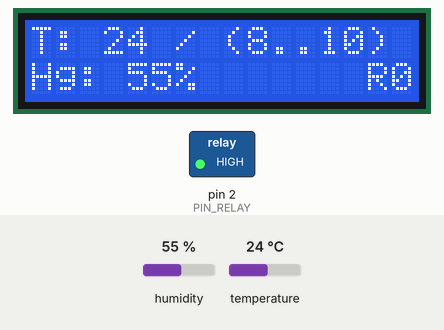
This sketch was run on a simulated Arduino Uno, built with avr-gcc and run on an emulated ATmega328P. Parts: 16×2 character LCD, switched loads named in the sketch (green lamp = pin HIGH). The test bench sets the inputs (shaded band); at power-on: humidity 55 %, temperature 24 °C.

Above: at 1.2 s.
1.3 s: humidity set to 22 %
At 6.7 s:
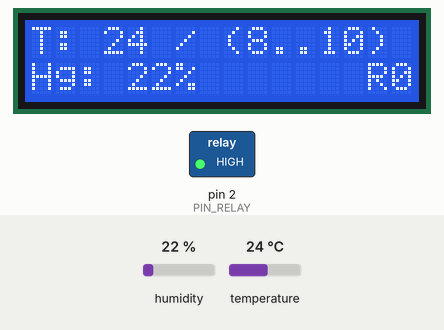
7.7 s: temperature set to 12 °C
At 13.1 s:
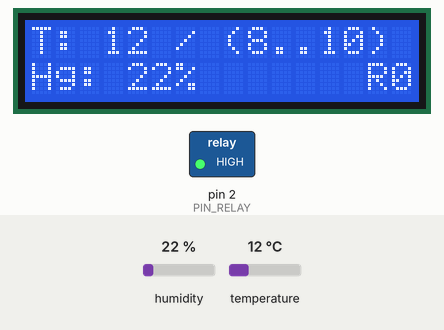
15.5 s: humidity set to 40 %
At 19.5 s:
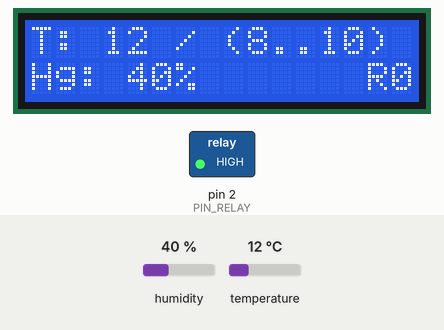
23.0 s: temperature set to 19 °C
At 25.9 s:
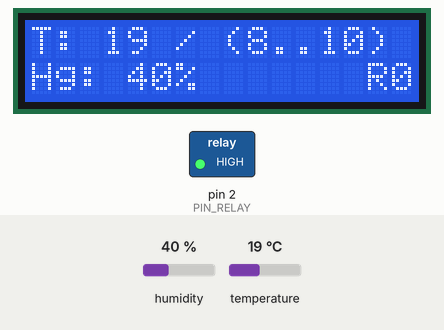
Timing chart, 0 to 27.4 s (numbered marks = the images above; inputs shaded):
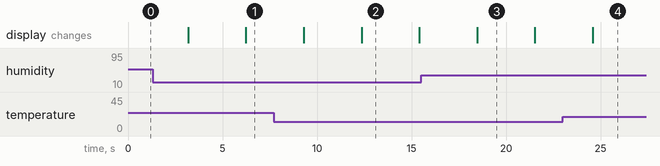

The sketch:

fridge.ino
```cpp
#include <LCD_I2C.h>
#include "DHT.h"
#include "Wire.h"

#define PIN_RELAY 2
#define PIN_DHT 3

#define MIN_COMPRESSOR_SECONDS_OFF 300
#define MIN_COMPRESSOR_SECONDS_ON 60

#define T_LOW 8
#define T_HIGH 10

#define STRAIGHT_RELAY false
#define CYCLE_SECONDS 3

DHT dht(PIN_DHT, DHT11);
LCD_I2C lcd(0x27);
bool relayState, canRelayOn, canRelayOff;
unsigned long cyclesCounter;
byte displayInfo;

void doSetRelay(bool state)
{
  relayState = state;
  canRelayOn = false;
  canRelayOff = false;
  cyclesCounter = 0;

  int signal = STRAIGHT_RELAY ? (state ? HIGH : LOW) : (state ? LOW : HIGH);
  digitalWrite(PIN_RELAY, signal);
}

void setRelay(bool state)
{
  if (relayState == state)
    return;

  if ((state && canRelayOn) || (!state && canRelayOff))
    doSetRelay(state);
}

void setup()
{
  displayInfo = 0;
  pinMode(PIN_RELAY, OUTPUT); // Объявляем пин реле как выход
  doSetRelay(false);

  dht.begin();

  lcd.begin();                      // Инициализация дисплея
  lcd.backlight();                 // Подключение подсветки
}

void printTemperature(float t)
{
  lcd.setCursor(0, 0);
  lcd.print("T: ");
  if (isnan(t))
    lcd.print("--");
  else
    lcd.print((int)t);

  lcd.print(" / (");
  lcd.print(T_LOW);
  lcd.print("..");
  lcd.print(T_HIGH);
  lcd.print(")    ");
}

void checkRelay(float t)
{
  if (isnan(t) || t <= T_LOW)
    setRelay(false);
  else
  if (t >= T_HIGH)
    setRelay(true);
}

void printHumidity(float h)
{
  lcd.setCursor(0, 1);
  lcd.print("Hg: ");
  if (isnan(h))
    lcd.print("--");
  else
  {
    lcd.print((int)h);
    lcd.print("%");
  }

  lcd.print("          ");

  lcd.setCursor(14, 1);
  if (relayState)
    lcd.print("R1");
  else
    lcd.print("R0");
}

void checkControlTimes()
{
  if (cyclesCounter >= MIN_COMPRESSOR_SECONDS_ON)
    canRelayOff = true;

  if (cyclesCounter >= MIN_COMPRESSOR_SECONDS_OFF)
    canRelayOn = true;

   if (canRelayOn && canRelayOff)
     cyclesCounter = 0;
   else
     cyclesCounter += CYCLE_SECONDS;
}

void printStats()
{
  lcd.setCursor(0, 0);
  lcd.print("Cycles: ");
  lcd.print(cyclesCounter);
  lcd.print("     ");
  if (cyclesCounter < 100)
    lcd.print(" ");
  if (cyclesCounter < 10)
    lcd.print(" ");

  lcd.setCursor(0, 1);
  lcd.print("?On: ");
  lcd.print((int)canRelayOn);
  lcd.print(", ?Off: ");
  lcd.print((int)canRelayOff);
}

void printTimes()
{
  lcd.setCursor(0, 0);
  lcd.print("Time on: ");
  lcd.print(MIN_COMPRESSOR_SECONDS_ON);
  lcd.print("      ");
  lcd.setCursor(0, 1);
  lcd.print("Time off: ");
  lcd.print(MIN_COMPRESSOR_SECONDS_OFF);
  lcd.print("      ");
}

void printInfo(float t, float h)
{
  switch (displayInfo)
  {
    case 0:
      printTemperature(t);
      printHumidity(h);
      break;

     case 1:
       printStats();
       break;
     case 2:
       printTimes();
       break;
  }

  displayInfo++;
  displayInfo %= 2;
}

void loop() {
  checkControlTimes();
  float t = dht.readTemperature();
  checkRelay(t);

  float h = dht.readHumidity();
  printInfo(t, h);

  delay(CYCLE_SECONDS * 1000);
}
```

Measured:
- after the input at 1.3 s, the display: first differs from a run without the input after 4.9 s (image 1)
- what the display in image 2 shows lasts 3.0 s, from 12.4 s to 15.4 s
